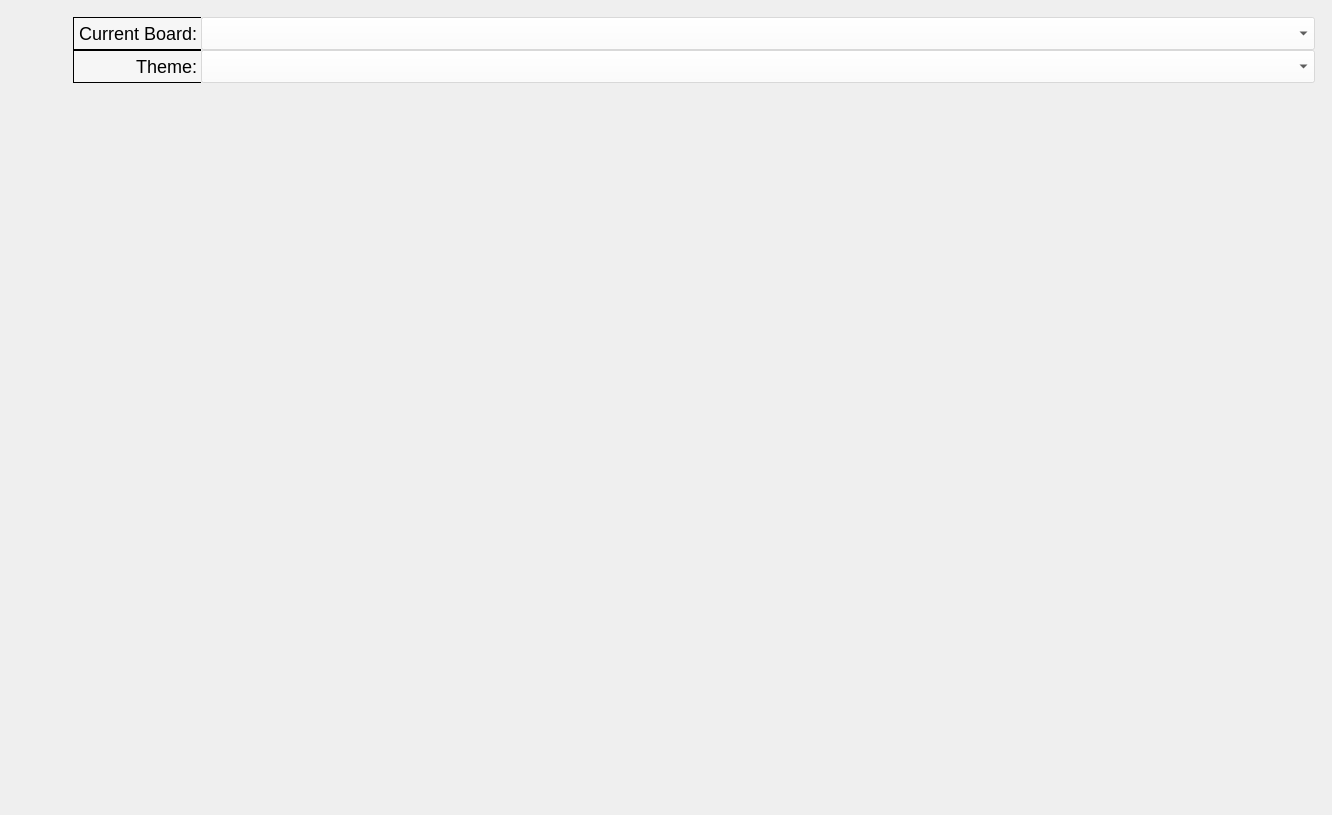
<?xml version="1.0" encoding="UTF-8"?>
<ui version="4.0">
 <class>UIKanSoloMain</class>
 <widget class="QMainWindow" name="UIKanSoloMain">
  <property name="geometry">
   <rect>
    <x>0</x>
    <y>0</y>
    <width>1332</width>
    <height>815</height>
   </rect>
  </property>
  <property name="windowTitle">
   <string>Kan Solo</string>
  </property>
  <widget class="QWidget" name="centralwidget">
   <property name="styleSheet">
    <string notr="true">QComboBox
{
	font-size:18px;
	background:#77ffffff;
	color:black;
	padding:4px;
}
</string>
   </property>
   <layout class="QHBoxLayout" name="horizontalLayout_2">
    <item>
     <widget class="QFrame" name="m_frmCommands">
      <property name="sizePolicy">
       <sizepolicy hsizetype="Preferred" vsizetype="Fixed">
        <horstretch>0</horstretch>
        <verstretch>0</verstretch>
       </sizepolicy>
      </property>
      <layout class="QVBoxLayout" name="verticalLayout">
       <item>
        <widget class="QPushButton" name="m_btnNewTask">
         <property name="cursor">
          <cursorShape>PointingHandCursor</cursorShape>
         </property>
         <property name="styleSheet">
          <string notr="true">QPushButton
{
	background: transparent;
	border:none;
}</string>
         </property>
         <property name="text">
          <string/>
         </property>
         <property name="iconSize">
          <size>
           <width>192</width>
           <height>192</height>
          </size>
         </property>
        </widget>
       </item>
       <item>
        <widget class="QPushButton" name="m_btnNewBoard">
         <property name="styleSheet">
          <string notr="true">QPushButton
{
	background: transparent;
	border:none;
}</string>
         </property>
         <property name="text">
          <string/>
         </property>
         <property name="icon">
          <iconset>
           <normaloff>:/imgBtnNewBoardSmall.png</normaloff>:/imgBtnNewBoardSmall.png</iconset>
         </property>
         <property name="iconSize">
          <size>
           <width>192</width>
           <height>192</height>
          </size>
         </property>
        </widget>
       </item>
       <item>
        <widget class="QPushButton" name="m_btnExit">
         <property name="cursor">
          <cursorShape>PointingHandCursor</cursorShape>
         </property>
         <property name="styleSheet">
          <string notr="true">QPushButton
{
	background: transparent;
	border:none;
}</string>
         </property>
         <property name="text">
          <string/>
         </property>
         <property name="icon">
          <iconset>
           <normaloff>:/imgBtnExitSmall.png</normaloff>:/imgBtnExitSmall.png</iconset>
         </property>
         <property name="iconSize">
          <size>
           <width>192</width>
           <height>192</height>
          </size>
         </property>
        </widget>
       </item>
      </layout>
     </widget>
    </item>
    <item>
     <layout class="QVBoxLayout" name="verticalLayout_2">
      <property name="leftMargin">
       <number>4</number>
      </property>
      <property name="topMargin">
       <number>4</number>
      </property>
      <property name="rightMargin">
       <number>4</number>
      </property>
      <property name="bottomMargin">
       <number>4</number>
      </property>
      <item>
       <widget class="QFrame" name="m_frmSelections">
        <property name="sizePolicy">
         <sizepolicy hsizetype="Preferred" vsizetype="Fixed">
          <horstretch>0</horstretch>
          <verstretch>0</verstretch>
         </sizepolicy>
        </property>
        <layout class="QGridLayout" name="gridLayout_2">
         <property name="leftMargin">
          <number>4</number>
         </property>
         <property name="topMargin">
          <number>4</number>
         </property>
         <property name="rightMargin">
          <number>4</number>
         </property>
         <property name="bottomMargin">
          <number>4</number>
         </property>
         <property name="spacing">
          <number>0</number>
         </property>
         <item row="1" column="0">
          <widget class="QLabel" name="label_2">
           <property name="styleSheet">
            <string notr="true">QLabel
{
	background:#77ffffff;
font-size:18px;
border:1px solid black;
border-right:none;
}</string>
           </property>
           <property name="text">
            <string>Current Board:</string>
           </property>
           <property name="alignment">
            <set>Qt::AlignRight|Qt::AlignTrailing|Qt::AlignVCenter</set>
           </property>
          </widget>
         </item>
         <item row="1" column="1">
          <widget class="QComboBox" name="m_cmbBoards">
           <property name="sizePolicy">
            <sizepolicy hsizetype="Expanding" vsizetype="Fixed">
             <horstretch>0</horstretch>
             <verstretch>0</verstretch>
            </sizepolicy>
           </property>
           <property name="styleSheet">
            <string notr="true"/>
           </property>
          </widget>
         </item>
         <item row="2" column="1">
          <widget class="QComboBox" name="m_cmbThemes"/>
         </item>
         <item row="2" column="0">
          <widget class="QLabel" name="label">
           <property name="styleSheet">
            <string notr="true">QLabel
{
	background:#77ffffff;
font-size:18px;
border:1px solid black;
border-right:none;
}</string>
           </property>
           <property name="text">
            <string>Theme:</string>
           </property>
           <property name="alignment">
            <set>Qt::AlignRight|Qt::AlignTrailing|Qt::AlignVCenter</set>
           </property>
          </widget>
         </item>
        </layout>
       </widget>
      </item>
      <item>
       <widget class="QFrame" name="m_frmBoard">
        <layout class="QVBoxLayout" name="m_boardLayout">
         <property name="spacing">
          <number>4</number>
         </property>
         <property name="leftMargin">
          <number>4</number>
         </property>
         <property name="topMargin">
          <number>4</number>
         </property>
         <property name="rightMargin">
          <number>4</number>
         </property>
         <property name="bottomMargin">
          <number>4</number>
         </property>
        </layout>
       </widget>
      </item>
      <item>
       <widget class="QLabel" name="m_lblLogo">
        <property name="sizePolicy">
         <sizepolicy hsizetype="Expanding" vsizetype="Preferred">
          <horstretch>0</horstretch>
          <verstretch>0</verstretch>
         </sizepolicy>
        </property>
        <property name="frameShape">
         <enum>QFrame::NoFrame</enum>
        </property>
        <property name="text">
         <string/>
        </property>
        <property name="pixmap">
         <pixmap>:/imgLogoSmallDecorated.png</pixmap>
        </property>
        <property name="scaledContents">
         <bool>true</bool>
        </property>
        <property name="alignment">
         <set>Qt::AlignCenter</set>
        </property>
       </widget>
      </item>
     </layout>
    </item>
   </layout>
  </widget>
 </widget>
 <resources/>
 <connections/>
</ui>
